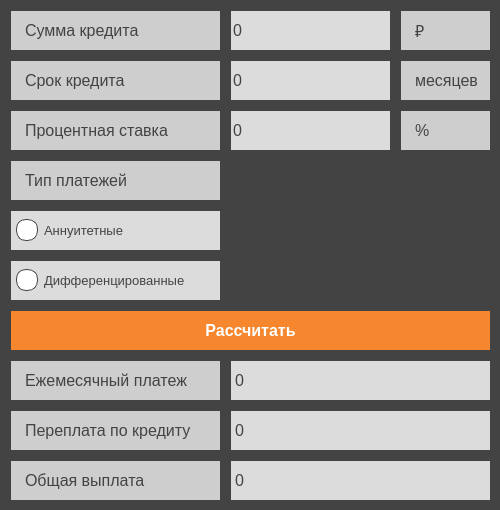
<?xml version="1.0" encoding="UTF-8"?>
<ui version="4.0">
 <class>credit</class>
 <widget class="QDialog" name="credit">
  <property name="geometry">
   <rect>
    <x>0</x>
    <y>0</y>
    <width>500</width>
    <height>510</height>
   </rect>
  </property>
  <property name="minimumSize">
   <size>
    <width>500</width>
    <height>510</height>
   </size>
  </property>
  <property name="maximumSize">
   <size>
    <width>500</width>
    <height>510</height>
   </size>
  </property>
  <property name="windowTitle">
   <string>Credit Calculator</string>
  </property>
  <property name="styleSheet">
   <string notr="true">QDialog {
	background-color: #434343;
}</string>
  </property>
  <widget class="QLabel" name="label_sum">
   <property name="geometry">
    <rect>
     <x>10</x>
     <y>10</y>
     <width>211</width>
     <height>41</height>
    </rect>
   </property>
   <property name="font">
    <font>
     <pointsize>-1</pointsize>
     <bold>false</bold>
    </font>
   </property>
   <property name="styleSheet">
    <string notr="true">QLabel {
	color:#434343;
	font-size: 16px;
	font-weight: 440;
    background-color: #CECECE;
    border: 1px solid #434343;
    padding: 10px;
}</string>
   </property>
   <property name="text">
    <string>Сумма кредита</string>
   </property>
  </widget>
  <widget class="QLabel" name="label_percent">
   <property name="geometry">
    <rect>
     <x>10</x>
     <y>110</y>
     <width>211</width>
     <height>41</height>
    </rect>
   </property>
   <property name="font">
    <font>
     <pointsize>-1</pointsize>
     <bold>false</bold>
    </font>
   </property>
   <property name="styleSheet">
    <string notr="true">QLabel {
	color: #434343;
	font-size: 16px;
	font-weight: 440;
    background-color: #CECECE;
    border: 1px solid #434343;
    padding: 10px;
}</string>
   </property>
   <property name="text">
    <string>Процентная ставка</string>
   </property>
  </widget>
  <widget class="QLabel" name="label_time">
   <property name="geometry">
    <rect>
     <x>10</x>
     <y>60</y>
     <width>211</width>
     <height>41</height>
    </rect>
   </property>
   <property name="font">
    <font>
     <pointsize>-1</pointsize>
     <bold>false</bold>
    </font>
   </property>
   <property name="styleSheet">
    <string notr="true">QLabel {
	color:#434343;
	font-size: 16px;
	font-weight: 440;
    background-color: #CECECE;
    border: 1px solid #434343;
    padding: 10px;
}</string>
   </property>
   <property name="text">
    <string>Срок кредита</string>
   </property>
  </widget>
  <widget class="QLineEdit" name="line_amount">
   <property name="geometry">
    <rect>
     <x>230</x>
     <y>10</y>
     <width>161</width>
     <height>41</height>
    </rect>
   </property>
   <property name="styleSheet">
    <string notr="true">QLineEdit {
	color:#434343;
	font-size: 16px;
	font-weight: 440;
    background-color: #DCDCDC;
    border: 1px solid #434343;
	text-align: left;
}
</string>
   </property>
   <property name="text">
    <string>0</string>
   </property>
  </widget>
  <widget class="QLineEdit" name="line_term">
   <property name="geometry">
    <rect>
     <x>230</x>
     <y>60</y>
     <width>161</width>
     <height>41</height>
    </rect>
   </property>
   <property name="styleSheet">
    <string notr="true">QLineEdit {
	color:#434343;
	font-size: 16px;
	font-weight: 440;
    background-color: #DCDCDC;
    border: 1px solid #434343;
	text-align: left;
}
</string>
   </property>
   <property name="text">
    <string>0</string>
   </property>
  </widget>
  <widget class="QLineEdit" name="line_percent">
   <property name="geometry">
    <rect>
     <x>230</x>
     <y>110</y>
     <width>161</width>
     <height>41</height>
    </rect>
   </property>
   <property name="styleSheet">
    <string notr="true">QLineEdit {
	color:#434343;
	font-size: 16px;
	font-weight: 440;
    background-color: #DCDCDC;
    border: 1px solid #434343;
	text-align: left;
}
</string>
   </property>
   <property name="text">
    <string>0</string>
   </property>
  </widget>
  <widget class="QRadioButton" name="radioButton_annuity">
   <property name="geometry">
    <rect>
     <x>5</x>
     <y>205</y>
     <width>221</width>
     <height>51</height>
    </rect>
   </property>
   <property name="styleSheet">
    <string notr="true">QRadioButton {
    background-color: #DCDCDC;
    color:  #434343;
    border: 1px solid #434343;
    padding: 5px;
	margin: 5px;
    font-size: 13px;
}

QRadioButton::indicator {
    width: 20px;
    height: 20px;
    border-radius: 10px;
    border: 1px solid  #434343;
}

QRadioButton::indicator:checked {
    background-color: #F6872E;
    border: 1px solid #434343;
}

QRadioButton::indicator:unchecked {
    background-color: #ffffff;
}
</string>
   </property>
   <property name="text">
    <string>Аннуитетные</string>
   </property>
  </widget>
  <widget class="QRadioButton" name="radioButton_differentiated">
   <property name="geometry">
    <rect>
     <x>5</x>
     <y>255</y>
     <width>221</width>
     <height>51</height>
    </rect>
   </property>
   <property name="styleSheet">
    <string notr="true">QRadioButton {
    background-color: #DCDCDC;
    color:  #434343;
    border: 1px solid  #434343;
    padding: 5px;
    margin: 5px;
    font-size: 13px;
}

QRadioButton::indicator {
    width: 20px;
    height: 20px;
    border-radius: 10px;
    border: 1px solid  #434343;
}

QRadioButton::indicator:checked {
    background-color: #F6872E;
    border: 1px solid #434343;
}

QRadioButton::indicator:unchecked {
    background-color: #ffffff;
}
</string>
   </property>
   <property name="text">
    <string>Дифференцированные</string>
   </property>
  </widget>
  <widget class="QLabel" name="label3">
   <property name="geometry">
    <rect>
     <x>400</x>
     <y>110</y>
     <width>91</width>
     <height>41</height>
    </rect>
   </property>
   <property name="font">
    <font>
     <pointsize>-1</pointsize>
     <bold>false</bold>
    </font>
   </property>
   <property name="styleSheet">
    <string notr="true">QLabel {
	color:#434343;
	font-size: 16px;
	font-weight: 440;
    background-color: #CECECE;
    border: 1px solid #434343;
    padding: 10px;
}</string>
   </property>
   <property name="text">
    <string>%</string>
   </property>
  </widget>
  <widget class="QLabel" name="label2">
   <property name="geometry">
    <rect>
     <x>400</x>
     <y>60</y>
     <width>91</width>
     <height>41</height>
    </rect>
   </property>
   <property name="font">
    <font>
     <pointsize>-1</pointsize>
     <bold>false</bold>
    </font>
   </property>
   <property name="styleSheet">
    <string notr="true">QLabel {
	color:#434343;
	font-size: 16px;
	font-weight: 440;
    background-color: #CECECE;
    border: 1px solid #434343;
    padding: 10px;
}</string>
   </property>
   <property name="text">
    <string>месяцев</string>
   </property>
  </widget>
  <widget class="QLabel" name="label1">
   <property name="geometry">
    <rect>
     <x>400</x>
     <y>10</y>
     <width>91</width>
     <height>41</height>
    </rect>
   </property>
   <property name="font">
    <font>
     <pointsize>-1</pointsize>
     <bold>false</bold>
    </font>
   </property>
   <property name="styleSheet">
    <string notr="true">QLabel {
	color:#434343;
	font-size: 16px;
	font-weight: 440;
    background-color: #CECECE;
    border: 1px solid #434343;
    padding: 10px;
}</string>
   </property>
   <property name="text">
    <string>₽</string>
   </property>
  </widget>
  <widget class="QPushButton" name="pushButton_equal">
   <property name="geometry">
    <rect>
     <x>10</x>
     <y>310</y>
     <width>481</width>
     <height>41</height>
    </rect>
   </property>
   <property name="styleSheet">
    <string notr="true">QPushButton {
	color:#ffffff;
	font-size: 16px;
	font-weight: bold;
    background-color: #F6872E;
    border: 1px solid #434343;
    padding: 10px;
}

QPushButton:pressed {
	background-color: qlineargradient(x1: 0, y1: 0, x2: 0, y2: 1,
                                      stop: 0 #D17127, stop: 1 #F6872E);
}</string>
   </property>
   <property name="text">
    <string>Рассчитать</string>
   </property>
  </widget>
  <widget class="QLabel" name="image">
   <property name="geometry">
    <rect>
     <x>230</x>
     <y>160</y>
     <width>261</width>
     <height>141</height>
    </rect>
   </property>
   <property name="text">
    <string/>
   </property>
   <property name="pixmap">
    <pixmap>pictures/kot1.jpg</pixmap>
   </property>
  </widget>
  <widget class="QLabel" name="label_month_text">
   <property name="geometry">
    <rect>
     <x>10</x>
     <y>360</y>
     <width>211</width>
     <height>41</height>
    </rect>
   </property>
   <property name="font">
    <font>
     <pointsize>-1</pointsize>
     <bold>false</bold>
    </font>
   </property>
   <property name="styleSheet">
    <string notr="true">QLabel {
	color:#434343;
	font-size: 16px;
	font-weight: 440;
    background-color: #CECECE;
    border: 1px solid #434343;
    padding: 10px;
}</string>
   </property>
   <property name="text">
    <string>Ежемесячный платеж</string>
   </property>
  </widget>
  <widget class="QLabel" name="label_overprice_text">
   <property name="geometry">
    <rect>
     <x>10</x>
     <y>410</y>
     <width>211</width>
     <height>41</height>
    </rect>
   </property>
   <property name="font">
    <font>
     <pointsize>-1</pointsize>
     <bold>false</bold>
    </font>
   </property>
   <property name="styleSheet">
    <string notr="true">QLabel {
	color:#434343;
	font-size: 16px;
	font-weight: 440;
    background-color: #CECECE;
    border: 1px solid #434343;
    padding: 10px;
}</string>
   </property>
   <property name="text">
    <string>Переплата по кредиту</string>
   </property>
  </widget>
  <widget class="QLabel" name="label_full_text">
   <property name="geometry">
    <rect>
     <x>10</x>
     <y>460</y>
     <width>211</width>
     <height>41</height>
    </rect>
   </property>
   <property name="font">
    <font>
     <pointsize>-1</pointsize>
     <bold>false</bold>
    </font>
   </property>
   <property name="styleSheet">
    <string notr="true">QLabel {
	color:#434343;
	font-size: 16px;
	font-weight: 440;
    background-color: #CECECE;
    border: 1px solid #434343;
    padding: 10px;
}</string>
   </property>
   <property name="text">
    <string>Общая выплата</string>
   </property>
  </widget>
  <widget class="QLabel" name="line_monthly_payment">
   <property name="geometry">
    <rect>
     <x>230</x>
     <y>360</y>
     <width>261</width>
     <height>41</height>
    </rect>
   </property>
   <property name="styleSheet">
    <string notr="true">QLabel {
	color:#434343;
	font-size: 16px;
	font-weight: 440;
    background-color: #DCDCDC;
    border: 1px solid #434343;
	text-align: left;
}
</string>
   </property>
   <property name="text">
    <string>0</string>
   </property>
  </widget>
  <widget class="QLabel" name="line_overpayment">
   <property name="geometry">
    <rect>
     <x>230</x>
     <y>410</y>
     <width>261</width>
     <height>41</height>
    </rect>
   </property>
   <property name="styleSheet">
    <string notr="true">QLabel {
	color:#434343;
	font-size: 16px;
	font-weight: 440;
    background-color: #DCDCDC;
    border: 1px solid #434343;
	text-align: left;
}
</string>
   </property>
   <property name="text">
    <string>0</string>
   </property>
  </widget>
  <widget class="QLabel" name="line_total_payout">
   <property name="geometry">
    <rect>
     <x>230</x>
     <y>460</y>
     <width>261</width>
     <height>41</height>
    </rect>
   </property>
   <property name="styleSheet">
    <string notr="true">QLabel {
	color:#434343;
	font-size: 16px;
	font-weight: 440;
    background-color: #DCDCDC;
    border: 1px solid #434343;
	text-align: left;
}
</string>
   </property>
   <property name="text">
    <string>0</string>
   </property>
  </widget>
  <widget class="QLabel" name="label_percent_2">
   <property name="geometry">
    <rect>
     <x>10</x>
     <y>160</y>
     <width>211</width>
     <height>41</height>
    </rect>
   </property>
   <property name="font">
    <font>
     <pointsize>-1</pointsize>
     <bold>false</bold>
    </font>
   </property>
   <property name="styleSheet">
    <string notr="true">QLabel {
	color: #434343;
	font-size: 16px;
	font-weight: 440;
    background-color: #CECECE;
    border: 1px solid #434343;
    padding: 10px;
}</string>
   </property>
   <property name="text">
    <string>Тип платежей</string>
   </property>
  </widget>
 </widget>
 <resources/>
 <connections/>
</ui>
